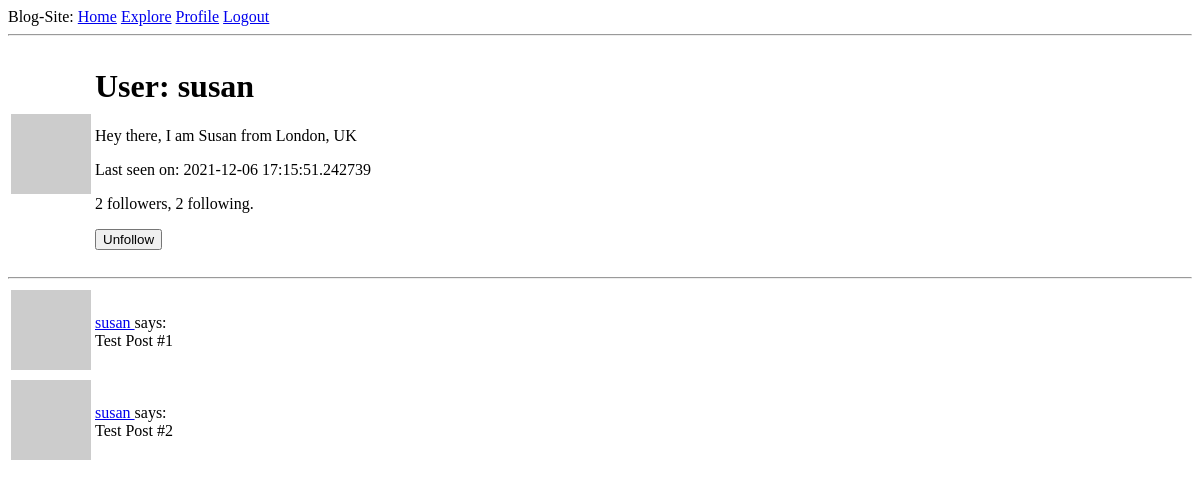
The app's page /user/susan (signed in), older data.
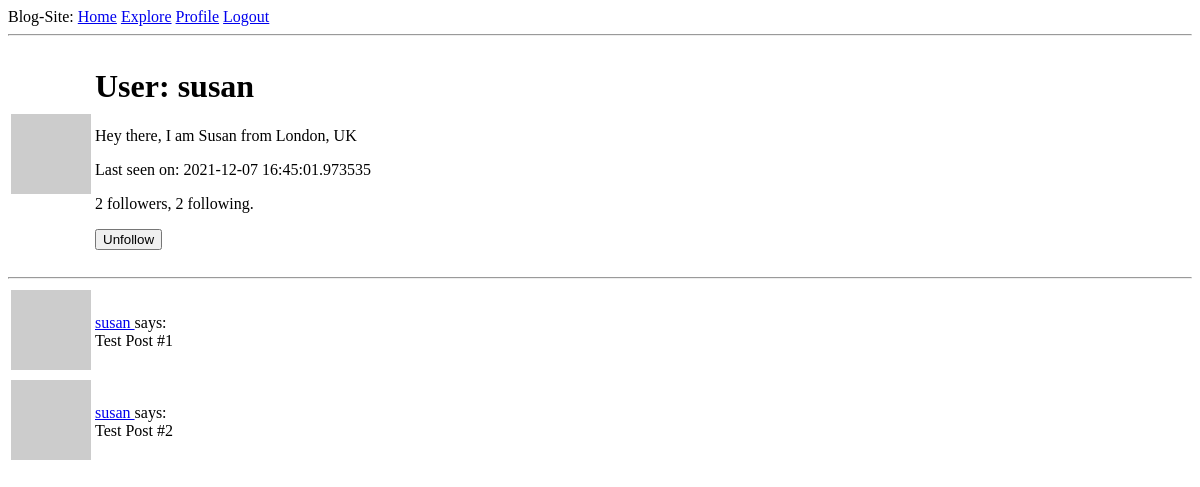
The same page, newer data.
### app/models.py (models this page shows, shortened)
class User(UserMixin, db.Model):
    id = db.Column(db.Integer, primary_key=True)
    username = db.Column(db.String(64), index=True, unique=True)
    email = db.Column(db.String(120), index=True, unique=True)
    password_hash = db.Column(db.String(128))
    posts = db.relationship('Post', backref='author', lazy='dynamic')
    about_me = db.Column(db.String(140))
    last_seen = db.Column(db.DateTime, default=datetime.utcnow)
    def avatar(self, size):
        digest = md5(self.email.lower().encode('utf-8')).hexdigest()
        return 'https://www.gravatar.com/avatar/{}?d=identicon&s={}'.format(digest, size)
    followed = db.relationship(
        'User', secondary=followers,
        primaryjoin=(followers.c.follower_id == id),
        secondaryjoin=(followers.c.followed_id == id),
        backref=db.backref('followers', lazy='dynamic'), lazy='dynamic')
    def is_following(self, user):
        return self.followed.filter(
            followers.c.followed_id == user.id).count() > 0

### app/routes.py (the view)
@app.route('/user/<username>')
@login_required
def user(username):
    user = User.query.filter_by(username=username).first_or_404()
    posts = [
        {'author' : user, 'body' : 'Test Post #1'},
        {'author' : user, 'body' : 'Test Post #2'}
    ]
    form = EmptyForm()
    return render_template('user.html', user=user, posts=posts, form=form)

### app/forms.py
class EmptyForm(FlaskForm):
    submit = SubmitField('Submit')

### app/models.py (called while the page is built)
@login.user_loader
def load_user(id):
    return User.query.get(int(id))

### app/routes.py (called while the page is built)
@app.before_request
def before_request():
    if current_user.is_authenticated:
        current_user.last_seen = datetime.utcnow()
        db.session.commit()

### app/templates/user.html (shortened to what this page needs)
{% extends "base.html" %}
{% block content %}
    <table>
        <tr valing='top'>
            <td><img src=" {{ user.avatar(128) }}  " alt="User avatar"></td>
            <td>
                <h1>User: {{ user.username }} </h1>
                {% if user.about_me %} <p>{{ user.about_me }} </p> {% endif %}
                {% if user.last_seen %} <p>Last seen on: {{ user.last_seen }} </p> {% endif %}
                <p>{{ user.followers.count() }} followers, {{ user.followed.count() }} following. </p>
                {% if user == current_user %}
                <p><a href=" {{ url_for('edit_profile') }}  ">Edit your profile</a></p>
                {% else %}
                <p>
                    <form action="{{ url_for('unfollow', username=user.username) }}" method="POST">
                        {{ form.submit(value='Unfollow') }}
                    </form>
                </p>
                {% endif %}
            </td>
        </tr>
    </table>
    <hr>
    {% for post in posts %}
        {% include '_post.html' %}
    {% endfor %}
{% endblock %}

### app/templates/_post.html
<table>
    <tr valing='top'>
        <td><img src="{{ post.author.avatar(36) }} " alt="user avatar"></td>
        <td>
            <a href="{{ url_for('user', username=post.author.username) }}  ">
            {{ post.author.username }}
            </a>
            says: <br> {{ post.body }}
        </td>
    </tr>
</table>

Row changes from the older to the newer data that the page shows:
changed User "susan": last_seen "2021-12-06 17:15:51.242739" → "2021-12-07 16:45:01.973535"
